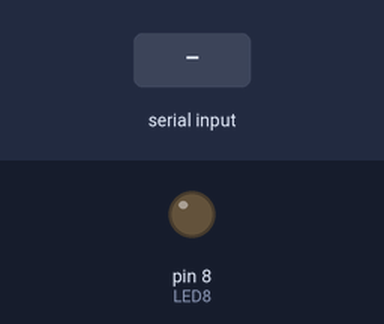
A sketch run on a simulated Arduino Uno, built with avr-gcc and run on an emulated ATmega328P. Shown: output pins drawn as LEDs (lit = HIGH). Inputs (shaded band) come from the test bench.

Above: at 1.2 s.
1.3 s: "P" received over Serial
At 1.8 s:
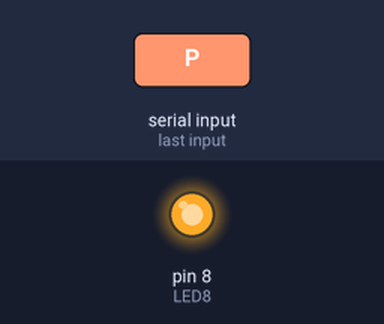
2.8 s: "N" received over Serial
At 4.2 s:
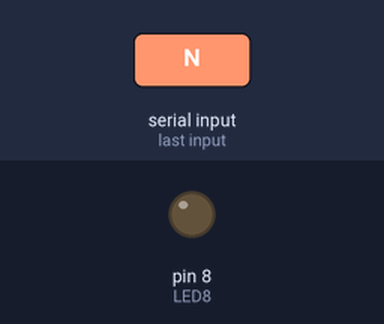
Timing chart, 0 to 5.8 s (numbered marks = the images above; inputs shaded):
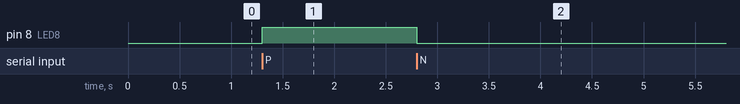

Measured:
- after the input at 1.3 s, pin 8 (LED8): LOW → HIGH at once
- after the input at 2.8 s, pin 8 (LED8): HIGH → LOW at once

The sketch:

ledweb.ino
```cpp
int LED8 = 8;
char data;

void setup() {
  // put your setup code here, to run once:
  pinMode(LED8, OUTPUT);
  Serial.begin(9600);


}

void loop() {
  // put your main code here, to run repeatedly:
  if(Serial.available() > 0){
    data = Serial.read();
    if(data == 'P'){
      digitalWrite(LED8,HIGH);
    }
    if(data == 'N'){
      digitalWrite(LED8,LOW);
    }
  }


}
```
